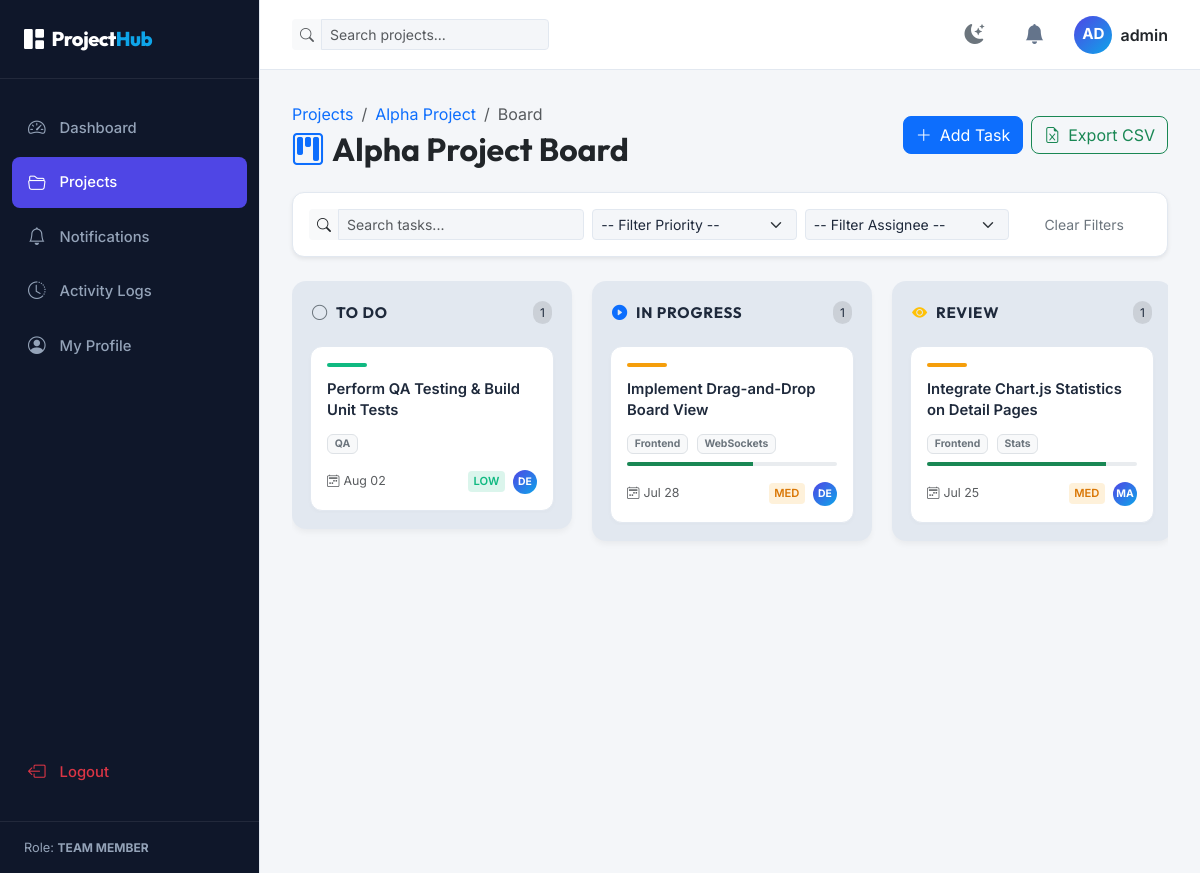
Page /projects/1/board/ (signed in) on the committed database.
### management_app/models.py (models this page shows, shortened)
class CustomUser(AbstractUser):
    ROLE_CHOICES = (
        ('ADMIN', 'Admin'),
        ('PROJECT_MANAGER', 'Project Manager'),
        ('TEAM_MEMBER', 'Team Member'),
    )
    role = models.CharField(max_length=20, choices=ROLE_CHOICES, default='TEAM_MEMBER')
    full_name = models.CharField(max_length=255, blank=True)
    profile_picture = models.ImageField(upload_to='profile_pics/', blank=True, null=True)
    def __str__(self):
        return self.username

class Project(models.Model):
    STATUS_CHOICES = (
        ('PLANNING', 'Planning'),
        ('ACTIVE', 'Active'),
        ('COMPLETED', 'Completed'),
    )
    name = models.CharField(max_length=255)
    description = models.TextField(blank=True)
    created_by = models.ForeignKey(CustomUser, on_delete=models.CASCADE, related_name='created_projects')
    start_date = models.DateField()
    end_date = models.DateField()
    status = models.CharField(max_length=20, choices=STATUS_CHOICES, default='PLANNING')
    members = models.ManyToManyField(CustomUser, related_name='projects')

class Task(models.Model):
    PRIORITY_CHOICES = (
        ('LOW', 'Low'),
        ('MEDIUM', 'Medium'),
        ('HIGH', 'High'),
    )
    STATUS_CHOICES = (
        ('TODO', 'To Do'),
        ('IN_PROGRESS', 'In Progress'),
        ('REVIEW', 'Review'),
        ('COMPLETED', 'Completed'),
    )
    title = models.CharField(max_length=255)
    description = models.TextField(blank=True)
    project = models.ForeignKey(Project, on_delete=models.CASCADE, related_name='tasks')
    assigned_user = models.ForeignKey(CustomUser, on_delete=models.SET_NULL, null=True, blank=True, related_name='assigned_tasks')
    priority = models.CharField(max_length=20, choices=PRIORITY_CHOICES, default='MEDIUM')
    status = models.CharField(max_length=20, choices=STATUS_CHOICES, default='TODO')
    due_date = models.DateField(null=True, blank=True)
    labels = models.CharField(max_length=255, blank=True, help_text="Comma-separated labels (e.g. Frontend, Bug)")
    progress = models.IntegerField(default=0)  # progress percentage 0 to 100
    created_date = models.DateTimeField(auto_now_add=True)
    def get_labels_list(self):
        if not self.labels:
            return []
        return [label.strip() for label in self.labels.split(',') if label.strip()]

### management_app/views.py (the view)
# urls.py: path('projects/<int:project_id>/board/', views.project_board_view, name='project_board'),
@login_required
def project_board_view(request, project_id):
    project = get_object_or_404(Project, id=project_id, members=request.user)
    search_query = request.GET.get('search', '')
    priority_filter = request.GET.get('priority', '')
    assignee_filter = request.GET.get('assignee', '')
    tasks = project.tasks.all()
    if search_query:
        tasks = tasks.filter(Q(title__icontains=search_query) | Q(description__icontains=search_query) | Q(labels__icontains=search_query))
    if priority_filter:
        tasks = tasks.filter(priority=priority_filter)
    if assignee_filter:
        tasks = tasks.filter(assigned_user_id=assignee_filter)
    todo_tasks = tasks.filter(status='TODO')
    inprogress_tasks = tasks.filter(status='IN_PROGRESS')
    review_tasks = tasks.filter(status='REVIEW')
    completed_tasks = tasks.filter(status='COMPLETED')
    task_form = TaskForm(project=project)
    context = {
        'project': project,
        'todo_tasks': todo_tasks,
        'inprogress_tasks': inprogress_tasks,
        'review_tasks': review_tasks,
        'completed_tasks': completed_tasks,
        'task_form': task_form,
        'priority_filter': priority_filter,
        'assignee_filter': assignee_filter,
        'search_query': search_query,
    }
    return render(request, 'board.html', context)

### templates/board.html (shortened to what this page needs)
{% extends 'base.html' %}
{% block content %}
<div class="container-fluid px-0">
    <div class="d-flex flex-column flex-md-row justify-content-between align-items-start align-items-md-center gap-3 mb-4">
        <div>
            <nav aria-label="breadcrumb">
                <ol class="breadcrumb mb-1">
                    <li class="breadcrumb-item"><a href="{% url 'projects' %}" class="text-decoration-none">Projects</a></li>
                    <li class="breadcrumb-item"><a href="{% url 'project_detail' project.id %}" class="text-decoration-none">{{ project.name }}</a></li>
                    <li class="breadcrumb-item active" aria-current="page">Board</li>
                </ol>
            </nav>
            <h2 class="fw-bold text-dark mb-0"><i class="bi bi-kanban me-2 text-primary"></i>{{ project.name }} Board</h2>
        </div>
        <div class="d-flex gap-2">
            <button class="btn btn-primary d-flex align-items-center gap-2" data-bs-toggle="modal" data-bs-target="#createTaskModal" style="border-radius: 8px;">
                <i class="bi bi-plus-lg"></i> Add Task
            </button>
            <a href="{% url 'export_tasks' project.id %}" class="btn btn-outline-success d-flex align-items-center gap-2" style="border-radius: 8px;">
                <i class="bi bi-file-earmark-excel"></i> Export CSV
            </a>
        </div>
    </div>
    <div class="card shadow-sm border-0 mb-4" style="border-radius: 12px;">
        <div class="card-body p-3">
            <form method="GET" action="{% url 'project_board' project.id %}" class="row g-2 align-items-center">
                <div class="col-md-4">
                    <div class="input-group input-group-sm">
                        <span class="input-group-text bg-light border-0"><i class="bi bi-search"></i></span>
                        <input type="text" name="search" class="form-control bg-light border-0" placeholder="Search tasks..." value="{{ search_query }}">
                    </div>
                </div>
                <div class="col-md-3">
                    <select name="priority" class="form-select form-select-sm bg-light border-0" onchange="this.form.submit()">
                        <option value="">-- Filter Priority --</option>
                    </select>
                </div>
                <div class="col-md-3">
                    <select name="assignee" class="form-select form-select-sm bg-light border-0" onchange="this.form.submit()">
                        <option value="">-- Filter Assignee --</option>
                    </select>
                </div>
                <div class="col-md-2">
                    <a href="{% url 'project_board' project.id %}" class="btn btn-sm btn-link text-secondary w-100 text-decoration-none">Clear Filters</a>
                </div>
            </form>
        </div>
    </div>
    <div class="board-columns-container" id="kanban-board" data-project-id="{{ project.id }}">
        <div class="board-column" data-status="TODO">
            <div class="column-header">
                <h6 class="column-title"><span class="text-secondary"><i class="bi bi-circle"></i></span> To Do</h6>
                <span class="column-badge">{{ todo_tasks.count }}</span>
            </div>
            <div class="board-cards-list">
                {% for task in todo_tasks %}
                    {% include 'task_card_partial.html' %}
                {% endfor %}
            </div>
        </div>
        <div class="board-column" data-status="IN_PROGRESS">
            <div class="column-header">
                <h6 class="column-title"><span class="text-primary"><i class="bi bi-play-circle-fill"></i></span> In Progress</h6>
                <span class="column-badge">{{ inprogress_tasks.count }}</span>
            </div>
            <div class="board-cards-list">
                {% for task in inprogress_tasks %}
                    {% include 'task_card_partial.html' %}
                {% endfor %}
            </div>
        </div>
        <div class="board-column" data-status="REVIEW">
            <div class="column-header">
                <h6 class="column-title"><span class="text-warning"><i class="bi bi-eye-fill"></i></span> Review</h6>
                <span class="column-badge">{{ review_tasks.count }}</span>
            </div>
            <div class="board-cards-list">
                {% for task in review_tasks %}
                    {% include 'task_card_partial.html' %}
                {% endfor %}
            </div>
        </div>
    </div>
</div>
{% endblock %}

### templates/base.html (shortened to what this page needs)
{% load static %}
<!DOCTYPE html>
<html lang="en">
<head>
    <link href="https://cdn.jsdelivr.net/npm/bootstrap@5.3.0/dist/css/bootstrap.min.css" rel="stylesheet">
    <link rel="stylesheet" href="https://cdn.jsdelivr.net/npm/bootstrap-icons@1.10.5/font/bootstrap-icons.css">
    <link rel="stylesheet" href="{% static 'css/style.css' %}">
</head>
<body>
    <div class="app-wrapper">
        {% if user.is_authenticated %}
        <aside class="app-sidebar">
            <div class="sidebar-header">
                <div class="sidebar-logo">
                    <i class="bi bi-grid-1x2-fill me-2"></i>Project<span>Hub</span>
                </div>
            </div>
            <ul class="sidebar-menu">
                <li>
                    <a href="{% url 'dashboard' %}"
                        class="menu-item-link {% if request.resolver_match.url_name == 'dashboard' or request.resolver_match.url_name == 'dashboard_alias' %}active{% endif %}">
                        <i class="bi bi-speedometer2"></i>
                        <span>Dashboard</span>
                    </a>
                </li>
                <li>
                    <a href="{% url 'projects' %}"
                        class="menu-item-link {% if request.resolver_match.url_name == 'projects' or 'project' in request.resolver_match.url_name %}active{% endif %}">
                        <i class="bi bi-folder2-open"></i>
                        <span>Projects</span>
                    </a>
                </li>
                <li>
                    <a href="{% url 'notifications' %}"
                        class="menu-item-link {% if request.resolver_match.url_name == 'notifications' %}active{% endif %}">
                        <i class="bi bi-bell"></i>
                        <span>Notifications</span>
                    </a>
                </li>
                <li>
                    <a href="{% url 'activity_logs' %}"
                        class="menu-item-link {% if request.resolver_match.url_name == 'activity_logs' %}active{% endif %}">
                        <i class="bi bi-clock-history"></i>
                        <span>Activity Logs</span>
                    </a>
                </li>
                <li>
                    <a href="{% url 'profile' %}"
                        class="menu-item-link {% if request.resolver_match.url_name == 'profile' %}active{% endif %}">
                        <i class="bi bi-person-circle"></i>
                        <span>My Profile</span>
                    </a>
                </li>
                <li class="mt-auto">
                    <a href="{% url 'logout' %}" class="menu-item-link text-danger">
                        <i class="bi bi-box-arrow-left"></i>
                        <span>Logout</span>
                    </a>
                </li>
            </ul>
            <div class="sidebar-footer">
                <span>Role: <strong class="text-uppercase" style="font-size: 0.75rem;">{{ user.get_role_display }}</strong></span>
            </div>
        </aside>
        {% endif %}
        <main class="app-content">
            {% if user.is_authenticated %}
            <nav class="app-navbar">
                <div class="d-flex align-items-center gap-3">
                    <form class="navbar-search" method="GET" action="{% url 'projects' %}">
                        <div class="input-group input-group-sm">
                            <span class="input-group-text bg-light border-0"><i
                                    class="bi bi-search text-muted"></i></span>
                            <input type="text" name="search" class="form-control bg-light border-0"
                                placeholder="Search projects..." value="{{ search_query|default:'' }}">
                        </div>
                    </form>
                </div>
                <div class="navbar-actions">
                    <button class="navbar-icon-btn" id="theme-toggle-btn" title="Toggle Theme">
                        <i class="bi bi-moon-stars-fill text-secondary"></i>
                    </button>
                    <div class="dropdown">
                        <button class="navbar-icon-btn" id="notificationsDropdown" data-bs-toggle="dropdown"
                            aria-expanded="false">
                            <i class="bi bi-bell-fill"></i>
                        </button>
                    </div>
                    <div class="dropdown">
                        <button class="btn btn-link p-0 border-0 d-flex align-items-center gap-2 text-decoration-none"
                            id="userProfileDropdown" data-bs-toggle="dropdown" aria-expanded="false">
                            {% if user.profile_picture %}
                            <img src="{{ user.profile_picture.url }}" alt="Profile" class="rounded-circle border"
                                style="width: 38px; height: 38px; object-fit: cover;">
                            {% else %}
                            <div class="user-avatar-initials">
                                {{ user.username|slice:":2"|upper }}
                            </div>
                            {% endif %}
                            <span class="d-none d-md-inline fw-semibold text-dark">{{ user.username }}</span>
                        </button>
                    </div>
                </div>
            </nav>
            {% endif %}
            <div class="page-container">
                {% block content %}{% endblock %}
            </div>
        </main>
    </div>
</body>
</html>

### templates/task_card_partial.html
<div class="task-card" draggable="true" data-task-id="{{ task.id }}">
    <div class="task-card-priority-bar priority-bar-{{ task.priority|lower }}"></div>
    <a href="{% url 'task_detail' task.id %}" class="task-card-title">{{ task.title }}</a>
    {% if task.labels %}
    <div class="mb-2">
        {% for label in task.get_labels_list %}
        <span class="badge bg-light text-secondary border me-1" style="font-size: 0.65rem;">{{ label }}</span>
        {% endfor %}
    </div>
    {% endif %}
    {% if task.progress > 0 %}
    <div class="mb-2">
        <div class="progress" style="height: 4px; border-radius: 4px;" title="Task Progress: {{ task.progress }}%">
            <div class="progress-bar bg-success" role="progressbar" style="width: {{ task.progress }}%;" aria-valuenow="{{ task.progress }}" aria-valuemin="0" aria-valuemax="100"></div>
        </div>
    </div>
    {% endif %}
    <div class="task-card-footer mt-3">
        <div class="d-flex align-items-center gap-1 text-muted" {% if task.due_date %}title="Due Date: {{ task.due_date }}"{% endif %}>
            <i class="bi bi-calendar2-week"></i>
            <span>{{ task.due_date|date:"M d"|default:"--" }}</span>
        </div>
        <div class="d-flex align-items-center gap-2">
            <span class="priority-badge priority-{{ task.priority|lower }}">{{ task.get_priority_display|slice:":3" }}</span>
            {% if task.assigned_user %}
                {% if task.assigned_user.profile_picture %}
                <img src="{{ task.assigned_user.profile_picture.url }}" class="rounded-circle border" style="width: 24px; height: 24px; object-fit: cover;" title="Assigned to {{ task.assigned_user.username }}">
                {% else %}
                <div class="user-avatar-initials" style="width: 24px; height: 24px; font-size: 0.65rem;" title="Assigned to {{ task.assigned_user.username }}">
                    {{ task.assigned_user.username|slice:":2"|upper }}
                </div>
                {% endif %}
            {% else %}
                <div class="rounded-circle border bg-light text-muted d-flex align-items-center justify-content-center" style="width: 24px; height: 24px; font-size: 0.65rem;" title="Unassigned">
                    <i class="bi bi-person"></i>
                </div>
            {% endif %}
        </div>
    </div>
</div>

### rows in the picture
CustomUser: role "TEAM MEMBER", username "AD", username "admin"
Project: name "Alpha Project"
Task: title "Perform QA Testing & Build Unit Tests", get_labels_list "QA", due_date "Aug 02", priority "LOW", assigned_user.username "DE"
Task: title "Implement Drag-and-Drop Board View", get_labels_list "Frontend" "WebSockets", progress 60 (drawn), due_date "Jul 28", priority "MED", assigned_user.username "DE"
Task: title "Integrate Chart.js Statistics on Detail Pages", get_labels_list "Frontend" "Stats", progress 85 (drawn), due_date "Jul 25", priority "MED", assigned_user.username "MA"

### other values in the picture
{{ todo_tasks.count }} "1"
{{ inprogress_tasks.count }} "1"
{{ review_tasks.count }} "1"
